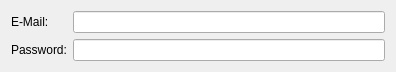
<?xml version="1.0" encoding="UTF-8"?>
<ui version="4.0">
 <class>MRIMAccountConfigWidget</class>
 <widget class="QWidget" name="MRIMAccountConfigWidget">
  <property name="geometry">
   <rect>
    <x>0</x>
    <y>0</y>
    <width>396</width>
    <height>58</height>
   </rect>
  </property>
  <property name="windowTitle">
   <string/>
  </property>
  <layout class="QFormLayout" name="formLayout">
   <item row="0" column="0">
    <widget class="QLabel" name="label">
     <property name="text">
      <string>E-Mail:</string>
     </property>
    </widget>
   </item>
   <item row="0" column="1">
    <widget class="QLineEdit" name="Email_"/>
   </item>
   <item row="1" column="0">
    <widget class="QLabel" name="label_2">
     <property name="text">
      <string>Password:</string>
     </property>
    </widget>
   </item>
   <item row="1" column="1">
    <widget class="QLineEdit" name="Password_">
     <property name="echoMode">
      <enum>QLineEdit::Password</enum>
     </property>
    </widget>
   </item>
  </layout>
 </widget>
 <resources/>
 <connections/>
</ui>
